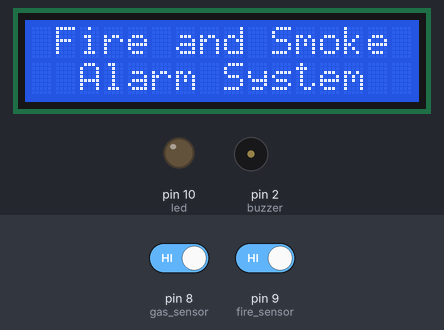
Recording of a sketch running on a simulated Arduino Uno, built with avr-gcc and run on an emulated ATmega328P. Parts: 16×2 character LCD, output pins drawn as LEDs (lit = HIGH), buzzer (waves = sounding, pin HIGH). Dashed ring = blinking. The test bench sets the inputs (shaded band); at power-on: pin 8 (gas_sensor) HIGH, pin 9 (fire_sensor) HIGH.

Above: at 1.2 s.
1.3 s: pin 8 (gas_sensor) driven LOW
At 2.12 s:
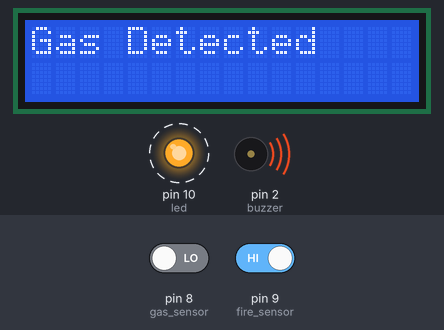
4.2 s: pin 9 (fire_sensor) driven LOW
At 5.8 s:
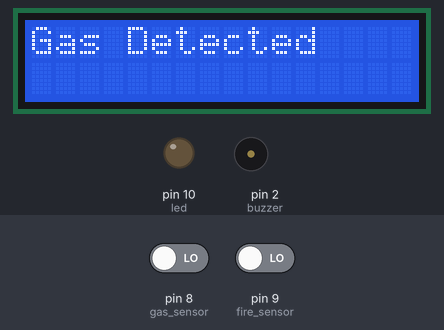
At 11.1 s:
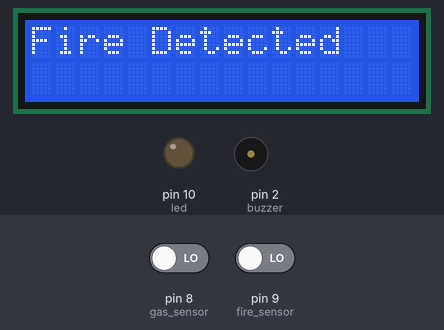
Timing chart, 0 to 19.6 s (numbered marks = the images above; inputs shaded):
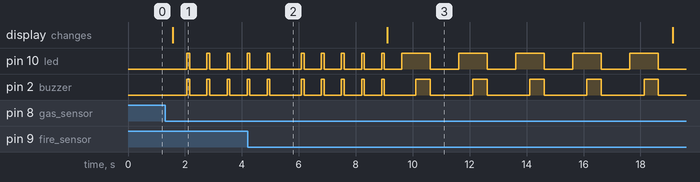

Measured:
- after the input at 1.3 s, pin 10 (led), pin 2 (buzzer): alternates HIGH for 0.10 s and LOW for 0.60 s, starting after 0.77 s; the display: changes after 0.27 s (image 1)
- after the input at 4.2 s, the display: changes after 4.9 s (image 3)

The sketch:

Fire_and_Smoke_alarm_system.ino
```cpp
#include <LiquidCrystal.h>
int rs = 3, en = 11, d4 = 4, d5 = 5, d6 = 6, d7 = 7;
LiquidCrystal lcd (rs, en, d4, d5, d6, d7);

int gas_sensor = 8;
int gasState;
int fire_sensor = 9;
int fireState;
int buzzer = 2;
int led = 10;


void setup() {
  // put your setup code here, to run once:
   lcd.begin(16, 2);
   lcd.setCursor(1,0);
   lcd.print("Fire and Smoke");
   lcd.setCursor(1,1);
   lcd.print(" Alarm System");
   pinMode (gas_sensor, INPUT);
   pinMode (fire_sensor, INPUT);
   pinMode (led, OUTPUT);
   pinMode (buzzer, OUTPUT);

}

void loop() {
  // put your main code here, to run repeatedly:
  gasState = digitalRead(gas_sensor);
  fireState = digitalRead(fire_sensor);

//when gas sensor detects a condition
  if(gasState == LOW){
    for (int x=0; x<5; x++) {
          lcd.clear();
          lcd.setCursor(0,0);
          lcd.print("Gas Detected");
          delay(500);
          digitalWrite (led, HIGH);
          digitalWrite(buzzer,HIGH);
          delay (100);
          digitalWrite(led,LOW);
          digitalWrite(buzzer,LOW);
          delay (100);
        }
    }
   else{

          digitalWrite(led,LOW);
          digitalWrite(buzzer,LOW);
          delay(1000);
   }

//when fire sensor detects a condition
  if(fireState == LOW){
    for (int x=0; x<5; x++) {
          lcd.clear();
          lcd.setCursor(0,0);
          lcd.print("Fire Detected");
          delay(500);
          digitalWrite (led, HIGH);
          delay (500);
          digitalWrite(buzzer,HIGH);
          delay (500);
          digitalWrite(led,LOW);
          digitalWrite(buzzer,LOW);
          delay (500);
      }
    }

   else{

          digitalWrite(led,LOW);
          digitalWrite(buzzer,LOW);
          delay (500);
   }
}
```
